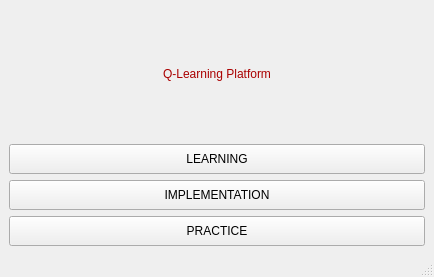
<?xml version="1.0" encoding="UTF-8"?>
<ui version="4.0">
 <class>MainWindow</class>
 <widget class="QMainWindow" name="MainWindow">
  <property name="geometry">
   <rect>
    <x>0</x>
    <y>0</y>
    <width>434</width>
    <height>277</height>
   </rect>
  </property>
  <property name="windowTitle">
   <string>MainWindow</string>
  </property>
  <widget class="QWidget" name="centralwidget">
   <layout class="QGridLayout" name="gridLayout_2">
    <item row="0" column="0">
     <layout class="QGridLayout" name="gridLayout">
      <item row="0" column="0">
       <widget class="QLabel" name="label">
        <property name="minimumSize">
         <size>
          <width>70</width>
          <height>40</height>
         </size>
        </property>
        <property name="styleSheet">
         <string notr="true">font: 700 18pt &quot;Terminal&quot;;
color: rgb(170, 0, 0);</string>
        </property>
        <property name="text">
         <string>Q-Learning Platform</string>
        </property>
        <property name="alignment">
         <set>Qt::AlignCenter</set>
        </property>
        <property name="wordWrap">
         <bool>true</bool>
        </property>
       </widget>
      </item>
      <item row="1" column="0">
       <widget class="QPushButton" name="pushButton">
        <property name="minimumSize">
         <size>
          <width>50</width>
          <height>30</height>
         </size>
        </property>
        <property name="text">
         <string>LEARNING</string>
        </property>
       </widget>
      </item>
      <item row="2" column="0">
       <widget class="QPushButton" name="pushButton_5">
        <property name="minimumSize">
         <size>
          <width>50</width>
          <height>30</height>
         </size>
        </property>
        <property name="text">
         <string>IMPLEMENTATION</string>
        </property>
       </widget>
      </item>
      <item row="3" column="0">
       <widget class="QPushButton" name="pushButton_6">
        <property name="minimumSize">
         <size>
          <width>50</width>
          <height>30</height>
         </size>
        </property>
        <property name="text">
         <string>PRACTICE</string>
        </property>
       </widget>
      </item>
     </layout>
    </item>
   </layout>
  </widget>
  <widget class="QMenuBar" name="menubar">
   <property name="geometry">
    <rect>
     <x>0</x>
     <y>0</y>
     <width>434</width>
     <height>17</height>
    </rect>
   </property>
  </widget>
  <widget class="QStatusBar" name="statusbar"/>
 </widget>
 <resources/>
 <connections/>
</ui>
